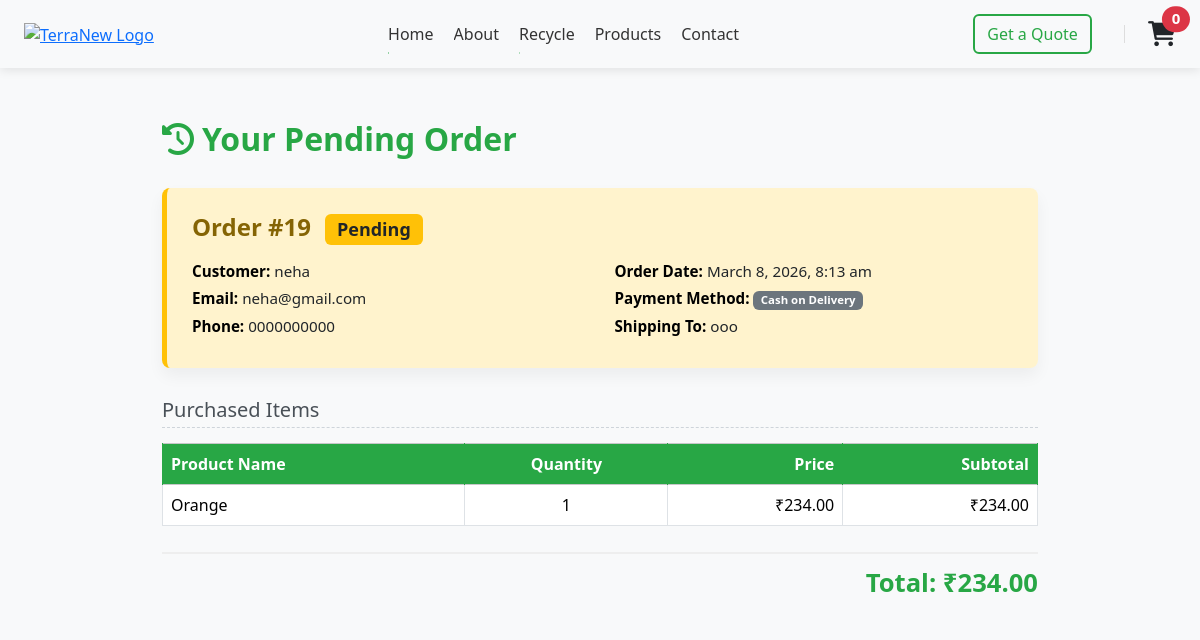
The page /terranew/pending_order.php (signed in) on the database its author committed.
### tables this page shows
CREATE TABLE `purchase_details` (
  `id` int(11) NOT NULL,
  `purchase_id` int(11) NOT NULL,
  `fullname` varchar(255) NOT NULL,
  `email` varchar(255) NOT NULL,
  `phone` varchar(50) NOT NULL,
  `address` text NOT NULL,
  `payment_method` varchar(50) NOT NULL
);

CREATE TABLE `purchase_history` (
  `id` int(11) NOT NULL,
  `customer_id` int(11) NOT NULL,
  `total_price` decimal(10,2) NOT NULL,
  `status` varchar(50) NOT NULL DEFAULT 'Pending',
  `created_at` timestamp NOT NULL DEFAULT CURRENT_TIMESTAMP
);

CREATE TABLE `purchase_items` (
  `id` int(11) NOT NULL,
  `purchase_id` int(11) NOT NULL,
  `product_id` int(11) NOT NULL,
  `name` varchar(255) NOT NULL,
  `quantity` int(11) NOT NULL,
  `price` decimal(10,2) NOT NULL
);

### terranew/pending_order.php (the view, shortened to what this page needs)
<?php
include 'header.php';
$customer_id = $_SESSION['user_id'];
$stmt = $con->prepare("
    SELECT ph.*, pd.fullname, pd.email, pd.phone, pd.address, pd.payment_method
    FROM purchase_history ph
    JOIN purchase_details pd ON ph.id = pd.purchase_id
    WHERE ph.customer_id = ? AND ph.status = 'Pending'
    ORDER BY ph.created_at DESC
    LIMIT 1
");
$stmt->bind_param("i", $customer_id);
$stmt->execute();
$result_order = $stmt->get_result();
$order = $result_order->fetch_assoc();
$items = [];
if ($order) {
    $order_id = $order['id'];
    $stmt_items = $con->prepare("SELECT * FROM purchase_items WHERE purchase_id = ?");
    $stmt_items->bind_param("i", $order_id);
    $stmt_items->execute();
    $result_items = $stmt_items->get_result();
    while($row = $result_items->fetch_assoc()){
        $items[] = $row;
    }
}
?>
<!DOCTYPE html>
<html lang="en">
<head>
<link href="https://cdn.jsdelivr.net/npm/bootstrap@5.3.3/dist/css/bootstrap.min.css" rel="stylesheet">
<link rel="stylesheet" href="https://cdnjs.cloudflare.com/ajax/libs/font-awesome/6.0.0-beta3/css/all.min.css">
</head>
<body>
<div class="container">
<h2><i class="fas fa-history me-2"></i>Your Pending Order</h2>
<?php if($order): ?>
    <div class="order-details-card">
        <h4>Order #<?php echo htmlspecialchars($order['id']); ?>
            <span class="badge bg-warning text-dark ms-2"><?php echo htmlspecialchars($order['status']); ?></span>
        </h4>
        <div class="row">
            <div class="col-md-6">
                <p><strong>Customer:</strong> <?php echo htmlspecialchars($order['fullname']); ?></p>
                <p><strong>Email:</strong> <?php echo htmlspecialchars($order['email']); ?></p>
                <p><strong>Phone:</strong> <?php echo htmlspecialchars($order['phone']); ?></p>
            </div>
            <div class="col-md-6">
                <p><strong>Order Date:</strong> <?php echo date('F j, Y, g:i a', strtotime($order['created_at'])); ?></p>
                <p><strong>Payment Method:</strong> <span class="badge bg-secondary"><?php echo htmlspecialchars($order['payment_method']); ?></span></p>
                <p><strong>Shipping To:</strong> <?php echo htmlspecialchars($order['address']); ?></p>
            </div>
        </div>
    </div>
    <?php if(!empty($items)): ?>
        <h5>Purchased Items</h5>
        <div class="table-responsive">
            <table class="table table-bordered order-table">
                <thead class="table-light">
                    <tr>
                        <th>Product Name</th>
                        <th class="text-center">Quantity</th>
                        <th class="text-end">Price</th>
                        <th class="text-end">Subtotal</th>
                    </tr>
                </thead>
                <tbody>
                    <?php $calculated_total=0; foreach($items as $item):
                        $subtotal = $item['price'] * $item['quantity'];
                        $calculated_total += $subtotal;
                    ?>
                        <tr>
                            <td><?php echo htmlspecialchars($item['name']); ?></td>
                            <td class="text-center"><?php echo $item['quantity']; ?></td>
                            <td class="text-end">₹<?php echo number_format($item['price'],2); ?></td>
                            <td class="text-end">₹<?php echo number_format($subtotal,2); ?></td>
                        </tr>
                    <?php endforeach; ?>
                </tbody>
            </table>
        </div>
        <div class="total-display">
            Total: ₹<?php echo number_format($calculated_total,2); ?>
        </div>
    <?php else: ?>
        <div class="alert alert-info">No items found for this order.</div>
    <?php endif; ?>
<?php else: ?>
    <div class="alert alert-success">
        <i class="fas fa-check-circle me-2"></i>You have no pending orders. All good! 🎉
    </div>
<?php endif; ?>
</div>
</body>
</html>

### terranew/style.css (style rules this page uses)
body::before { content: ""; position: fixed; top: 0; left: 0; height: 100%; width: 100%; background-image: url('images/20.jfif'); background-size: cover; background-attachment: fixed; background-position: center; opacity: 0.15; z-index: -1; }
body { font-family: 'Segoe UI', sans-serif; background: #f8f9fa; color: #333; scroll-behavior: smooth; line-height: 1.6; transition: background 0.5s ease; }

### terranew/header.php (style rules this page uses)
:root { --primary-green: #28a745; --dark-green: #1d7b34; --text-color: #333; --light-bg: #fff; --header-shadow: rgba(0, 0, 0, 0.1); --header-transition: all 0.3s ease-in-out; --nav-link-spacing: 1.25rem; }

### terranew/pending_order.php (style rules this page uses)
:root { --primary-color: #28a745; --warning-color: #ffc107; --light-bg: #f8f9fa; --box-shadow: 0 0.5rem 1rem rgba(0, 0, 0, 0.05); }
body { padding-top:120px; background-color: var(--light-bg); font-family: 'Segoe UI', Tahoma, Geneva, Verdana, sans-serif; }
.container { max-width: 900px; }
h2 { color: var(--primary-color); font-weight: 600; margin-bottom: 30px; }
.order-details-card { background-color: #fff3cd; border-left: 5px solid var(--warning-color); padding: 25px; border-radius: 8px; box-shadow: var(--box-shadow); margin-bottom: 30px; }
.order-details-card h4 { color: #856404; margin-bottom: 15px; font-weight: 700; }
.order-details-card p { margin-bottom: 5px; font-size: 0.95rem; }
.order-details-card strong { font-weight: 600; color: #000; }
h5 { color: #495057; margin-top: 25px; margin-bottom: 15px; border-bottom: 1px dashed #ced4da; padding-bottom: 5px; }
.order-table thead th { background-color: var(--primary-color); color: white; font-weight: 600; border-color: var(--primary-color); }
.order-table td { vertical-align: middle; background-color: white; }
.total-display { font-size: 1.6rem; font-weight: 700; color: var(--primary-color); text-align: right; padding: 10px 0; margin-top: 10px; border-top: 2px solid #eee; }

### rows shown on the page
purchase_details: purchase "19", purchase.status "Pending", fullname "neha", email "neha@gmail.com", phone "0000000000", purchase.created_at "March 8, 2026, 8:13 am", payment_method "Cash on Delivery", address "ooo"
purchase_items: name "Orange", quantity "1", price "234.00"

### other values the page prints
$cart_count "0"
$calculated_total "234.00"
